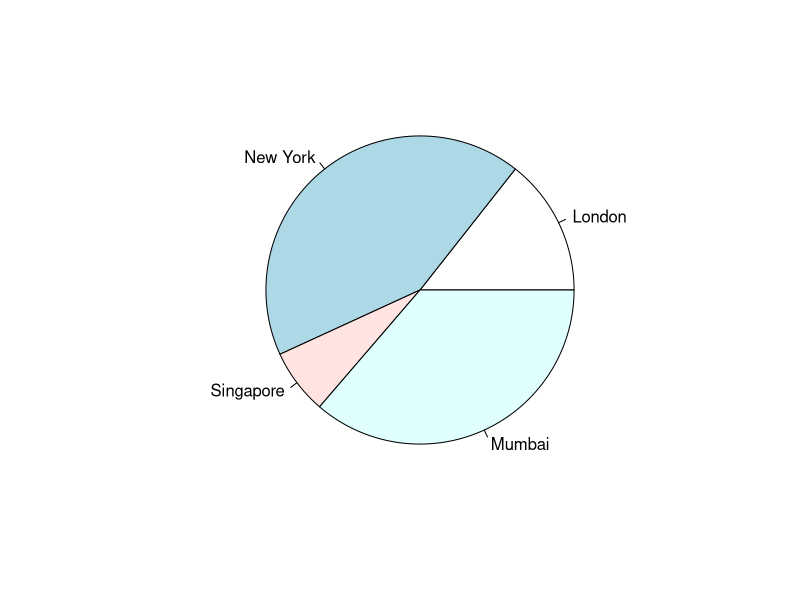
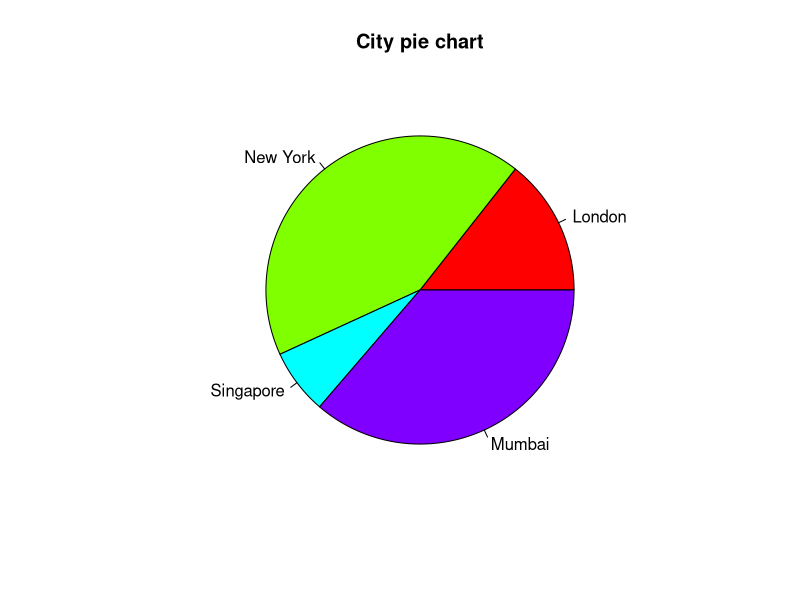
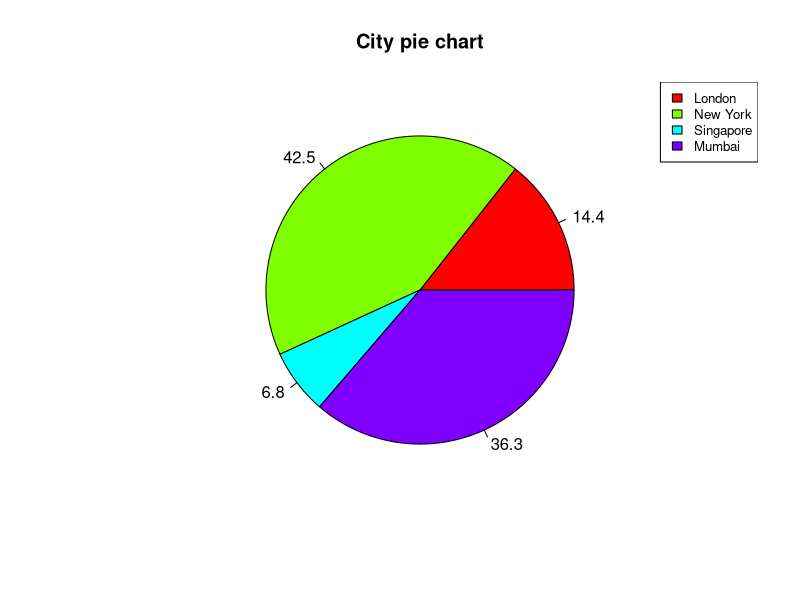
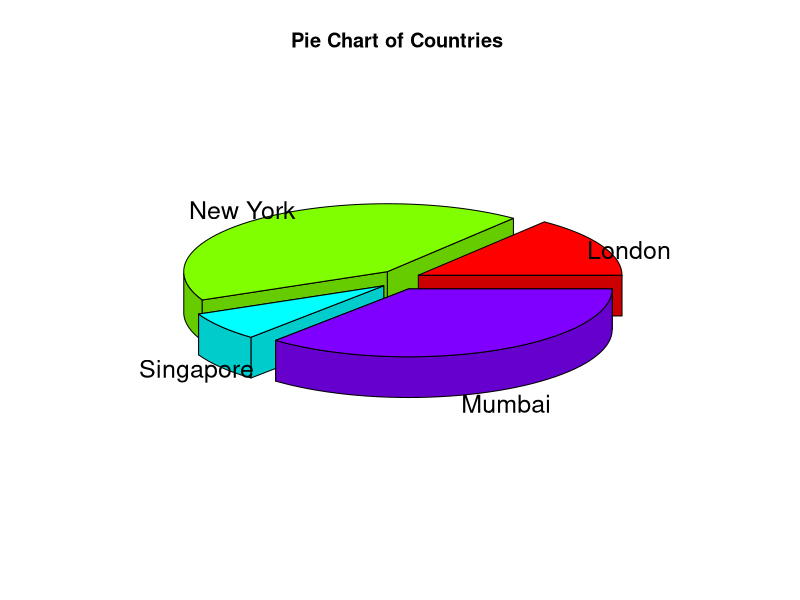
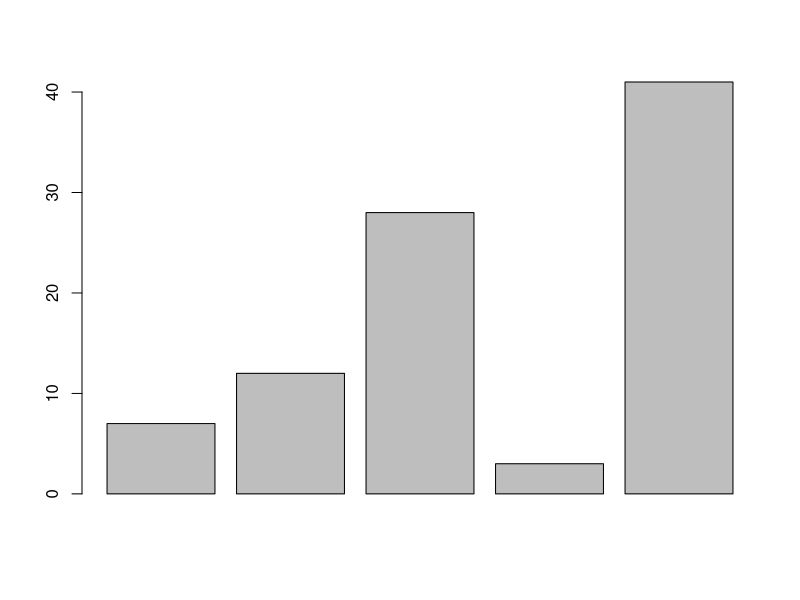
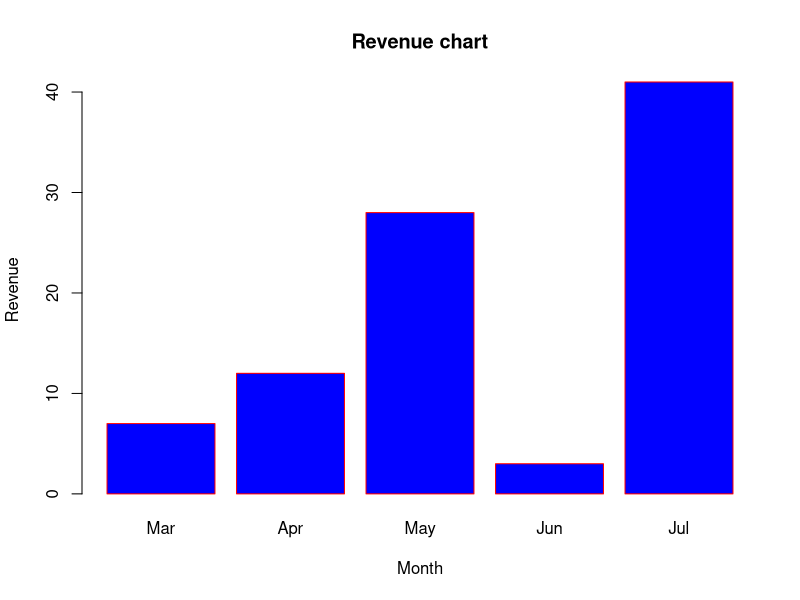
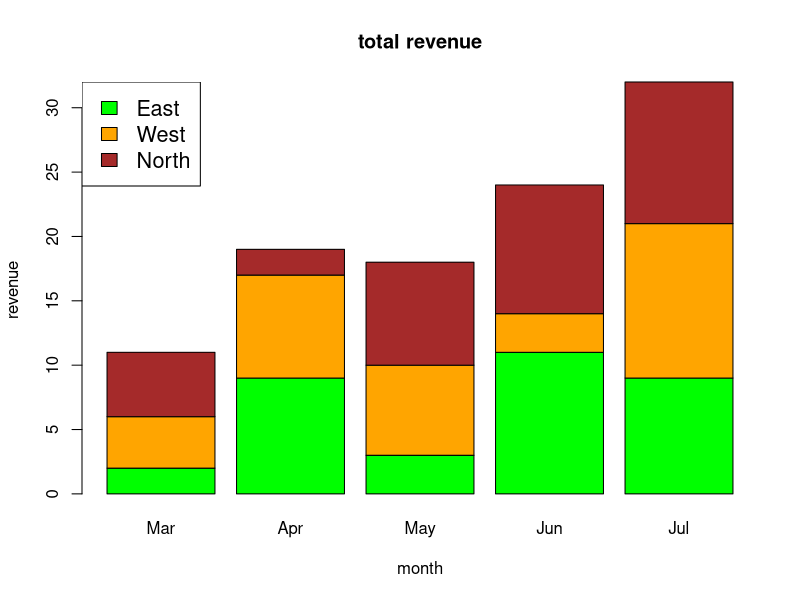
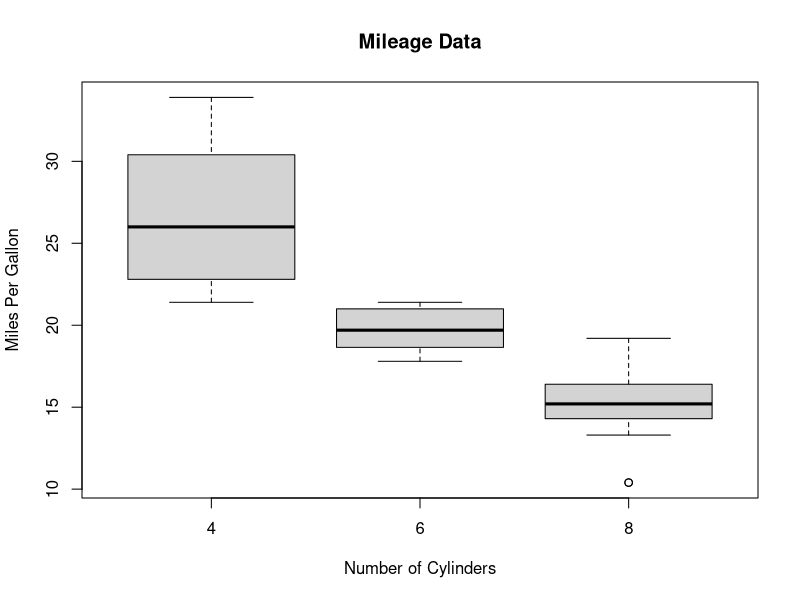

These figures' R source, in order:
v1= c(100,200,300)
v2= c('abc','efg')
mixed<- c(v1,v2)

a=letters[1:5]
print(a)

l1<-list('Marcos',100,200,'army')
l1[[1]]

names(l1)<-c('a','b','c','d')
l1[['a']]

x<- c(12,15,12,85,198,85,15,452,452,64,12,13,85,45)
result.mean <- mean(x)
print(result.mean)

vc<-c(100,100,350,200,200,200,5,10,10,10,10,10,NA,NA)
result.mean <- mean(vc)
print(result.mean)

median.result <- median(x)
print(median.result)

x <- c(21, 62, 10, 53)
labels <- c("London", "New York", "Singapore", "Mumbai")
png(file = "city.png")
pie(x,labels)
dev.off()

x <- c(21, 62, 10, 53)
labels <- c("London", "New York", "Singapore", "Mumbai")
png(file = "city_title_colours.jpg")
pie(x, labels, main = "City pie chart", col = rainbow(length(x)))
dev.off()

x <-  c(21, 62, 10,53)
labels <-  c("London","New York","Singapore","Mumbai")

piepercent<- round(100*x/sum(x), 1)

png(file = "city_percentage_legends.jpg")
pie(x, labels = piepercent, main = "City pie chart",col = rainbow(length(x)))
legend("topright", c("London","New York","Singapore","Mumbai"), cex = 0.8,
       fill = rainbow(length(x)))
dev.off()


library(plotrix)

x <-  c(21, 62, 10,53)
lbl <-  c("London","New York","Singapore","Mumbai")

png(file = "3d_pie_chart.jpg")
pie3D(x,labels = lbl,explode = 0.1, main = "Pie Chart of Countries ")
dev.off()


# Create the data for the chart
H <- c(7,12,28,3,41)

# Give the chart file a name
png(file = "barchart.png")
# Plot the bar chart 
barplot(H)

# Save the file
dev.off()


# Create the data for the chart
H <- c(7,12,28,3,41)
M <- c("Mar","Apr","May","Jun","Jul")

# Give the chart file a name
png(file = "barchart_months_revenue.png")

# Plot the bar chart 
barplot(H,names.arg=M,xlab="Month",ylab="Revenue",col="blue",
        main="Revenue chart",border="red")

# Save the file
dev.off()


# Create the input vectors.
colors = c("green","orange","brown")
months <- c("Mar","Apr","May","Jun","Jul")
regions <- c("East","West","North")

# Create the matrix of the values.
Values <- matrix(c(2,9,3,11,9,4,8,7,3,12,5,2,8,10,11), nrow = 3, ncol = 5, byrow = TRUE)

# Give the chart file a name
png(file = "barchart_stacked.png")

# Create the bar chart
barplot(Values, main = "total revenue", names.arg = months, xlab = "month", ylab = "revenue", col = colors)

# Add the legend to the chart
legend("topleft", regions, cex = 1.3, fill = colors)

# Save the file
dev.off()


input <- mtcars[,c('mpg','cyl')]
print(head(input))
# Give the chart file a name.
png(file = "boxplot.png")

# Plot the chart.
boxplot(mpg ~ cyl, data = mtcars, xlab = "Number of Cylinders",
        ylab = "Miles Per Gallon", main = "Mileage Data")

# Save the file.
dev.off()

# Give the chart file a name.
png(file = "boxplot_with_notch.png")

# Plot the chart.
boxplot(mpg ~ cyl, data = mtcars, 
        xlab = "Number of Cylinders",
        ylab = "Miles Per Gallon", 
        main = "Mileage Data",
        notch = TRUE, 
        varwidth = TRUE, 
        col = c("green","yellow","purple"),
        names = c("High","Medium","Low")
)
# Save the file.
dev.off()

# Create data for the graph.
v <-  c(9,13,21,8,36,22,12,41,31,33,19)

# Give the chart file a name.
png(file = "histogram.png")

# Create the histogram.
hist(v,xlab = "Weight",col = "yellow",border = "blue")

# Save the file.
dev.off()


# Create data for the graph.
v <- c(9,13,21,8,36,22,12,41,31,33,19)

# Give the chart file a name.
png(file = "histogram_lim_breaks.png")

# Create the histogram.
hist(v,xlab = "Weight",col = "green",border = "red", xlim = c(0,40), ylim = c(0,5),
     breaks = 5)

# Save the file.
dev.off()

# Create the data for the chart.
v <- c(7,12,28,3,41)

# Give the chart file a name.
png(file = "line_chart.jpg")

# Plot the bar chart. 
plot(v,type = "o")

# Save the file.
dev.off()

# Create the data for the chart.
v <- c(7,12,28,3,41)

# Give the chart file a name.
png(file = "line_chart_label_colored.jpg")

# Plot the bar chart.
plot(v,type = "o", col = "red", xlab = "Month", ylab = "Rain fall",
     main = "Rain fall chart")

# Save the file.
dev.off()

# Create the data for the chart.
v <- c(7,12,28,3,41)
t <- c(14,7,6,19,3)

# Give the chart file a name.
png(file = "line_chart_2_lines.jpg")

# Plot the bar chart.
plot(v,type = "o",col = "red", xlab = "Month", ylab = "Rain fall", 
     main = "Rain fall chart")

lines(t, type = "o", col = "blue")

# Save the file.
dev.off()


input <- mtcars[,c('wt','mpg')]
print(head(input))
# Get the input values.
input <- mtcars[,c('wt','mpg')]

# Give the chart file a name.
png(file = "scatterplot.png")

# Plot the chart for cars with weight between 2.5 to 5 and mileage between 15 and 30.
plot(x = input$wt,y = input$mpg,
     xlab = "Weight",
     ylab = "Milage",
     xlim = c(2.5,5),
     ylim = c(15,30),		 
     main = "Weight vs Milage"
)

# Save the file.
dev.off()


